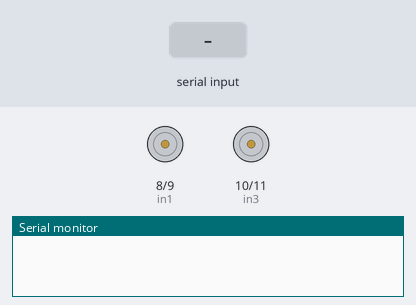
The sketch below on a simulated Arduino Uno, built with avr-gcc and run on an emulated ATmega328P. Shown: motor-driver pin pairs drawn as motors (green arrow = first pin HIGH = forward, orange = second pin HIGH = backward, longer = more drive), the last lines printed to the serial monitor. The inputs (shaded band) are chosen by the test bench.

Above: at 1.2 s.
1.3 s: "LEFT" received over Serial
At 2.5 s:
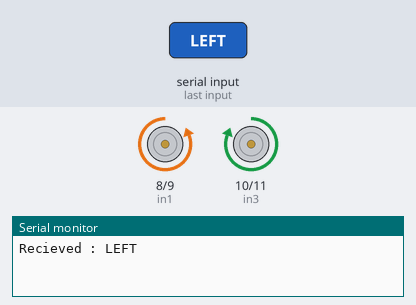
2.8 s: "RIGHT" received over Serial
At 3.7 s:
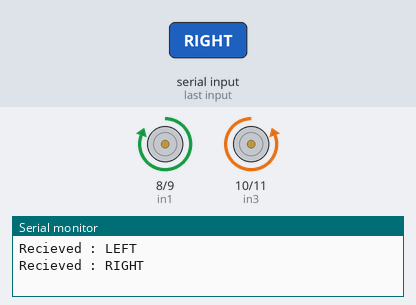
4.3 s: "UP" received over Serial
At 5.5 s:
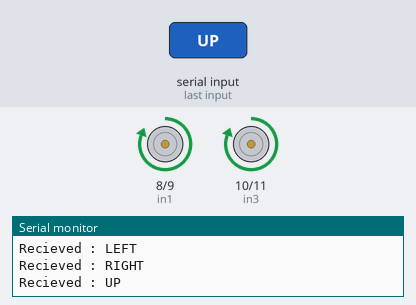
5.8 s: "DOWN" received over Serial
At 7.1 s:
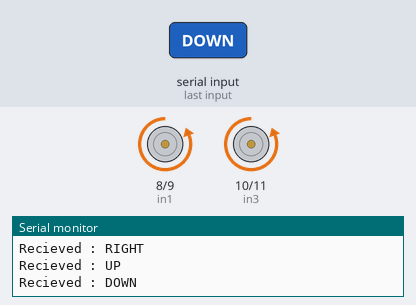
Timing chart, 0 to 8.3 s (numbered marks = the images above; inputs shaded):
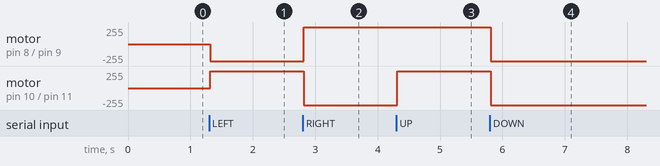

The sketch:

sketch_jul17a.ino
```cpp
const int in1 = 8;
const int in2 = 9;
const int in3 = 10;
const int in4 = 11;

void setup() {
  Serial.begin(9600);     // opens serial port, sets data rate to 9600 bps
  Serial.setTimeout(10);
  pinMode(in1, OUTPUT);
  pinMode(in2, OUTPUT);
  pinMode(in3, OUTPUT);
  pinMode(in4, OUTPUT);
  idle();
}

void idle(){
  digitalWrite(in1, LOW);
  digitalWrite(in2, LOW);
  digitalWrite(in3, LOW);
  digitalWrite(in4, LOW);
}

void turnUp(){
  digitalWrite(in1, HIGH);
  digitalWrite(in2, LOW);
  digitalWrite(in3, HIGH);
  digitalWrite(in4, LOW);
}

void turnDown(){
  digitalWrite(in1, LOW);
  digitalWrite(in2, HIGH);
  digitalWrite(in3, LOW);
  digitalWrite(in4, HIGH);
}

void turnLeft(){
  digitalWrite(in1, LOW);
  digitalWrite(in2, HIGH);
  digitalWrite(in3, HIGH);
  digitalWrite(in4, LOW);
}

void turnRight(){
  digitalWrite(in1, HIGH);
  digitalWrite(in2, LOW);
  digitalWrite(in3, LOW);
  digitalWrite(in4, HIGH);
}

void readSerial(){
  // send data only when you receive data:
  if (Serial.available() > 0) {
    // read the incoming:
    String incoming = Serial.readString();

    Serial.println("Recieved : " + incoming);

    if(incoming.indexOf("LEFT") >= 0){
        turnLeft();
      }else if(incoming.indexOf("RIGHT") >= 0){
        turnRight();
      }else if(incoming.indexOf("UP") >= 0){
        turnUp();
      }else if(incoming.indexOf("DOWN") >= 0){
        turnDown();
      }else{
        idle();
      }

    Serial.flush();
  }
}

void loop() {
  readSerial();
}
```

Measured:
- after the input at 1.3 s, motor on pin 8 (in1) / pin 9 (in2): stopped → backward 255/255 at once; motor on pin 10 (in3) / pin 11 (in4): stopped → forward 255/255 at once
- after the input at 2.8 s, motor on pin 8 (in1) / pin 9 (in2): backward 255/255 → forward 255/255 at once; motor on pin 10 (in3) / pin 11 (in4): forward 255/255 → backward 255/255 at once
- after the input at 4.3 s, motor on pin 10 (in3) / pin 11 (in4): backward 255/255 → forward 255/255 at once
- after the input at 5.8 s, motor on pin 8 (in1) / pin 9 (in2), motor on pin 10 (in3) / pin 11 (in4): forward 255/255 → backward 255/255 at once
